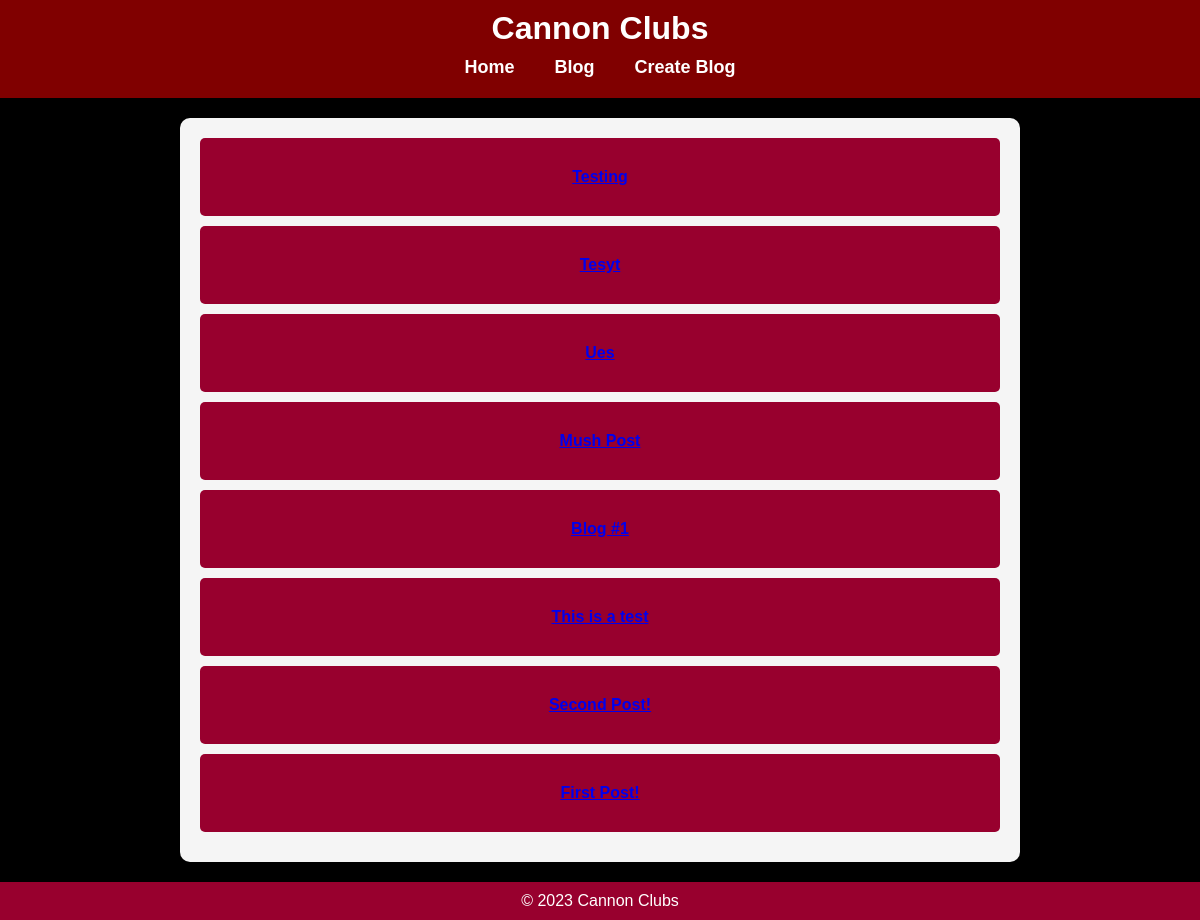
Screenshot of /blog/ with the database file from the repository.
### blog/models.py (models this page shows, shortened)
class Post(models.Model):
    name = models.CharField(max_length=50)
    picture = models.ImageField()
    pub_date = models.DateTimeField("date published")
    words = models.CharField(max_length=250)

### blog/views.py (the view)
# urls.py: path("", views.IndexView.as_view(), name='index'),
class IndexView(generic.ListView):
    template_name = "blog/index.html"
    context_object_name = "latest_blog_entries"
    def get_queryset(self):
        return Post.objects.filter(pub_date__lte=timezone.now()).order_by("-pub_date")[:10]

### blog/templates/blog/index.html (shortened to what this page needs)
{% load static %}
<!DOCTYPE html>
<html>
<head>
    <link rel="stylesheet" type="text/css" href="{% static 'blog/style.css' %}">
</head>
<body>
    <header id="navbar">
        <h1>Cannon Clubs</h1>
        <nav class="navbar-container">
            <ul class="nav-list">
                <li class="nav-item"><a href="/" class="nav-link">Home</a></li>
                <li class="nav-item"><a href="/blog" class="nav-link">Blog</a></li>
                <li class="nav-item"><a href="/blog/form" class="nav-link">Create Blog</a></li>
            </ul>
        </nav>
    </header>
    <div class="container">
        {% if latest_blog_entries %}
            <ul class="cool-list">
                {% for post in latest_blog_entries %}
                    <li><a href="{% url 'blog:post' post.id %}">{{ post.name }}</a></li>
                {% endfor %}
            </ul>
        {% else %}
            <p>No posts are available.</p>
        {% endif %}
    </div>
    <footer>
        &copy; 2023 Cannon Clubs
    </footer>
</body>
</html>

### blog/static/blog/style.css (style rules this page uses)
body, h1, h2, h3, p, ul, li { margin: 0; padding: 0; }
body { font-family: Arial, sans-serif; background-color: black; color: #fff; margin: 0; padding: 0; }
header { background-color: maroon; color: #fff; padding: 10px 0; text-align: center; animation: fadeIn 1s; }
nav ul { list-style: none; display: flex; justify-content: center; background-color: maroon; padding: 10px 0; }
nav li { margin: 0 20px; }
nav a { text-decoration: none; color: #fff; font-weight: bold; font-size: 18px; }
.container { max-width: 800px; margin: 20px auto; padding: 20px; background-color: #f5f5f5; box-shadow: 0 0 10px rgba(0, 0, 0, 0.2); border-radius: 10px; text-align: center; transition: background-color 0.3s, box-shadow 0.3s; }
ul.cool-list { list-style: none; padding: 0; }
ul.cool-list li { background-color: rgb(152, 0, 46); color: #fff; padding: 30px; margin-bottom: 10px; border-radius: 5px; font-weight: bold; transition: background-color 0.3s; }
footer { text-align: center; padding: 10px 0; background-color: rgb(152, 0, 46); color: #fff; }

### rows the page displays
Post: name "Testing"
Post: name "Tesyt"
Post: name "Ues"
Post: name "Mush Post"
Post: name "Blog #1"
Post: name "This is a test"
Post: name "Second Post!"
Post: name "First Post!"
